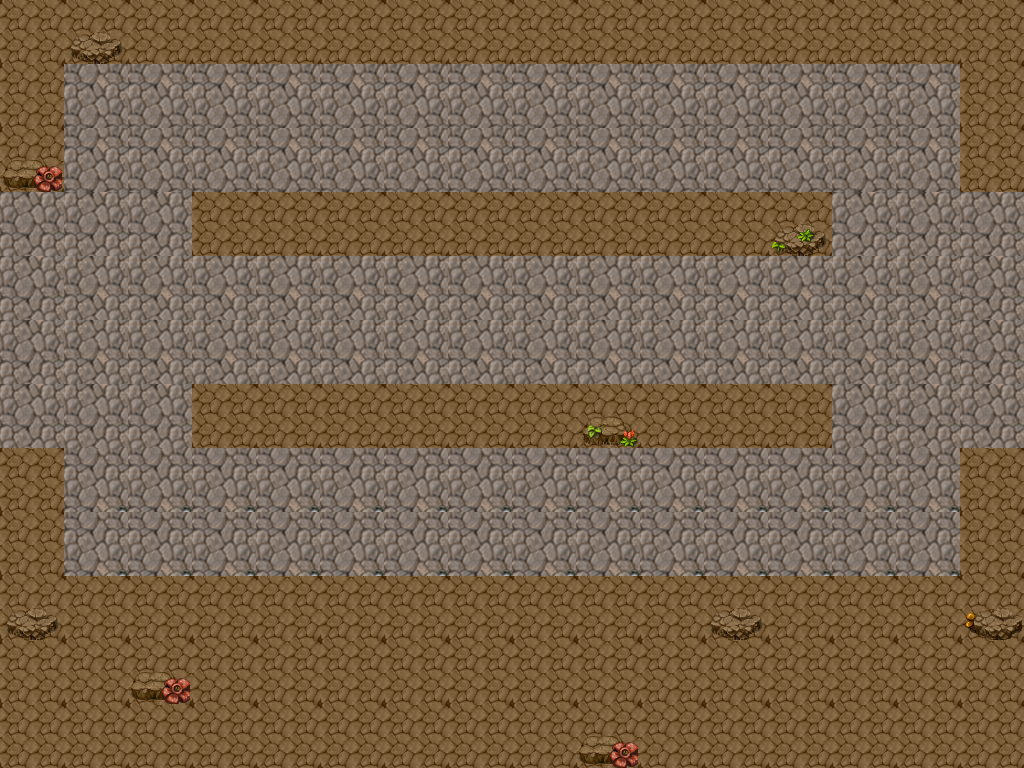

A level layout from a 2D game, rendered from its tile map. Below: a short description, then the map file with its tile-grid data intact:
An orthogonal 16x12 tile map with 64x64 px tiles, 3 tile layers (background, rock, lane), 3 tilesets.

<map version="1.0" orientation="orthogonal" renderorder="right-down" width="16" height="12" tilewidth="64" tileheight="64" nextobjectid="1">
 <tileset firstgid="1" name="background" tilewidth="64" tileheight="64" tilecount="1" columns="1">
  <image source="background.png" width="64" height="64" />
 </tileset>
 <tileset firstgid="2" name="TileNature_1" tilewidth="62" tileheight="32" tilecount="9" columns="3">
  <image source="TileNature_1.png" width="192" height="96" />
 </tileset>
 <tileset firstgid="11" name="tiletile" tilewidth="64" tileheight="64" tilecount="16" columns="4">
  <image source="tiletile.png" trans="ff00ff" width="279" height="304" />
  <tile id="3">
   <properties>
    <property name="laneNumber" type="int" value="2" />
   </properties>
  </tile>
  <tile id="7">
   <properties>
    <property name="laneNumber" type="int" value="-1" />
   </properties>
  </tile>
  <tile id="11">
   <properties>
    <property name="laneNumber" type="int" value="0" />
   </properties>
  </tile>
  <tile id="15">
   <properties>
    <property name="laneNumber" type="int" value="1" />
   </properties>
  </tile>
 </tileset>
 <layer name="background" width="16" height="12">
  <data encoding="csv">
1,1,1,1,1,1,1,1,1,1,1,1,1,1,1,1,
1,1,1,1,1,1,1,1,1,1,1,1,1,1,1,1,
1,1,1,1,1,1,1,1,1,1,1,1,1,1,1,1,
1,1,1,1,1,1,1,1,1,1,1,1,1,1,1,1,
1,1,1,1,1,1,1,1,1,1,1,1,1,1,1,1,
1,1,1,1,1,1,1,1,1,1,1,1,1,1,1,1,
1,1,1,1,1,1,1,1,1,1,1,1,1,1,1,1,
1,1,1,1,1,1,1,1,1,1,1,1,1,1,1,1,
1,1,1,1,1,1,1,1,1,1,1,1,1,1,1,1,
1,1,1,1,1,1,1,1,1,1,1,1,1,1,1,1,
1,1,1,1,1,1,1,1,1,1,1,1,1,1,1,1,
1,1,1,1,1,1,1,1,1,1,1,1,1,1,1,1
</data>
 </layer>
 <layer name="rock" width="16" height="12">
  <data encoding="csv">
0,6,0,0,0,0,0,0,0,0,0,0,0,0,0,0,
0,0,0,0,0,0,0,0,6,0,0,0,0,0,0,0,
4,0,0,0,0,0,0,0,0,0,0,0,0,0,0,0,
0,0,0,0,0,0,0,0,0,0,0,0,9,0,0,0,
0,0,0,0,0,0,0,0,0,0,0,0,0,0,0,0,
0,0,0,0,6,0,0,0,0,10,0,0,0,0,0,0,
0,0,0,0,0,0,0,0,0,8,0,0,0,0,0,0,
0,0,0,0,0,0,0,0,0,0,0,0,0,0,7,0,
0,0,0,0,0,0,0,0,0,0,0,0,0,0,0,0,
6,0,0,0,0,0,0,0,0,0,0,6,0,0,0,7,
0,0,4,0,0,0,0,0,0,0,0,0,0,0,0,0,
0,0,0,0,0,0,0,0,0,4,0,0,0,0,0,0
</data>
 </layer>
 <layer name="lane" width="16" height="12">
  <data encoding="csv">
0,0,0,0,0,0,0,0,0,0,0,0,0,0,0,0,
0,18,18,18,18,18,18,18,18,18,18,18,18,18,18,0,
0,18,18,18,18,18,18,18,18,18,18,18,18,18,18,0,
14,14,14,0,0,0,0,0,0,0,0,0,0,14,14,14,
14,22,22,22,22,22,22,22,22,22,22,22,22,22,22,14,
14,22,22,22,22,22,22,22,22,22,22,22,22,22,22,14,
14,14,14,0,0,0,0,0,0,0,0,0,0,14,14,14,
0,26,26,26,26,26,26,26,26,26,26,26,26,26,26,0,
0,26,26,26,26,26,26,26,26,26,26,26,26,26,26,0,
0,0,0,0,0,0,0,0,0,0,0,0,0,0,0,0,
0,0,0,0,0,0,0,0,0,0,0,0,0,0,0,0,
0,0,0,0,0,0,0,0,0,0,0,0,0,0,0,0
</data>
 </layer>
</map>